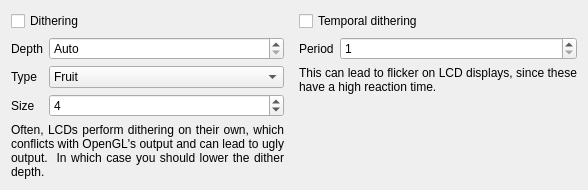
                <widget class="QWidget" name="ditherTab">
                 <attribute name="title">
                  <string>Dither</string>
                 </attribute>
                 <layout class="QHBoxLayout" name="ditherTabLayout">
                  <property name="spacing">
                   <number>15</number>
                  </property>
                  <item>
                   <widget class="QFrame" name="ditherFrameLeft">
                    <layout class="QFormLayout" name="ditherFrameLeftLayout">
                     <property name="leftMargin">
                      <number>0</number>
                     </property>
                     <property name="topMargin">
                      <number>0</number>
                     </property>
                     <property name="rightMargin">
                      <number>0</number>
                     </property>
                     <property name="bottomMargin">
                      <number>0</number>
                     </property>
                     <item row="0" column="0" colspan="2">
                      <widget class="QCheckBox" name="ditherDithering">
                       <property name="text">
                        <string>Dithering</string>
                       </property>
                      </widget>
                     </item>
                     <item row="1" column="0">
                      <widget class="QLabel" name="ditherDepthLabel">
                       <property name="text">
                        <string>Depth</string>
                       </property>
                      </widget>
                     </item>
                     <item row="1" column="1">
                      <widget class="QSpinBox" name="ditherDepth">
                       <property name="sizePolicy">
                        <sizepolicy hsizetype="MinimumExpanding" vsizetype="Fixed">
                         <horstretch>0</horstretch>
                         <verstretch>0</verstretch>
                        </sizepolicy>
                       </property>
                       <property name="specialValueText">
                        <string>Auto</string>
                       </property>
                       <property name="maximum">
                        <number>8</number>
                       </property>
                      </widget>
                     </item>
                     <item row="2" column="0">
                      <widget class="QLabel" name="ditherTypeLabel">
                       <property name="text">
                        <string>Type</string>
                       </property>
                      </widget>
                     </item>
                     <item row="2" column="1">
                      <widget class="QComboBox" name="ditherType">
                       <property name="sizePolicy">
                        <sizepolicy hsizetype="MinimumExpanding" vsizetype="Fixed">
                         <horstretch>0</horstretch>
                         <verstretch>0</verstretch>
                        </sizepolicy>
                       </property>
                       <item>
                        <property name="text">
                         <string>Fruit</string>
                        </property>
                       </item>
                       <item>
                        <property name="text">
                         <string>Ordered</string>
                        </property>
                       </item>
                       <item>
                        <property name="text">
                         <string>No</string>
                        </property>
                       </item>
                      </widget>
                     </item>
                     <item row="3" column="0">
                      <widget class="QLabel" name="ditherFruitSizeLabel">
                       <property name="text">
                        <string>Size</string>
                       </property>
                      </widget>
                     </item>
                     <item row="3" column="1">
                      <widget class="QSpinBox" name="ditherFruitSize">
                       <property name="sizePolicy">
                        <sizepolicy hsizetype="MinimumExpanding" vsizetype="Fixed">
                         <horstretch>0</horstretch>
                         <verstretch>0</verstretch>
                        </sizepolicy>
                       </property>
                       <property name="minimum">
                        <number>2</number>
                       </property>
                       <property name="maximum">
                        <number>8</number>
                       </property>
                       <property name="value">
                        <number>4</number>
                       </property>
                      </widget>
                     </item>
                     <item row="4" column="0" colspan="2">
                      <widget class="QLabel" name="ditherLCDUgly">
                       <property name="text">
                        <string>Often, LCDs perform dithering on their own, which conflicts with OpenGL's output and can lead to ugly output.  In which case you should lower the dither depth.</string>
                       </property>
                       <property name="alignment">
                        <set>Qt::AlignmentFlag::AlignJustify|Qt::AlignmentFlag::AlignTop</set>
                       </property>
                       <property name="wordWrap">
                        <bool>true</bool>
                       </property>
                      </widget>
                     </item>
                    </layout>
                   </widget>
                  </item>
                  <item>
                   <widget class="QFrame" name="ditherFrameRight">
                    <layout class="QFormLayout" name="ditherFrameRightLayout">
                     <property name="leftMargin">
                      <number>0</number>
                     </property>
                     <property name="topMargin">
                      <number>0</number>
                     </property>
                     <property name="rightMargin">
                      <number>0</number>
                     </property>
                     <property name="bottomMargin">
                      <number>0</number>
                     </property>
                     <item row="0" column="0" colspan="2">
                      <widget class="QCheckBox" name="ditherTemporal">
                       <property name="text">
                        <string>Temporal dithering</string>
                       </property>
                      </widget>
                     </item>
                     <item row="1" column="0">
                      <widget class="QLabel" name="ditherTemporalPeriodLabel">
                       <property name="text">
                        <string>Period</string>
                       </property>
                      </widget>
                     </item>
                     <item row="1" column="1">
                      <widget class="QSpinBox" name="ditherTemporalPeriod">
                       <property name="sizePolicy">
                        <sizepolicy hsizetype="MinimumExpanding" vsizetype="Fixed">
                         <horstretch>0</horstretch>
                         <verstretch>0</verstretch>
                        </sizepolicy>
                       </property>
                       <property name="minimum">
                        <number>1</number>
                       </property>
                       <property name="maximum">
                        <number>128</number>
                       </property>
                      </widget>
                     </item>
                     <item row="2" column="0" colspan="2">
                      <widget class="QLabel" name="ditherLCDFlicker">
                       <property name="text">
                        <string>This can lead to flicker on LCD displays, since these  have a high reaction time.</string>
                       </property>
                       <property name="alignment">
                        <set>Qt::AlignmentFlag::AlignJustify|Qt::AlignmentFlag::AlignTop</set>
                       </property>
                       <property name="wordWrap">
                        <bool>true</bool>
                       </property>
                      </widget>
                     </item>
                    </layout>
                   </widget>
                  </item>
                 </layout>
                </widget>
